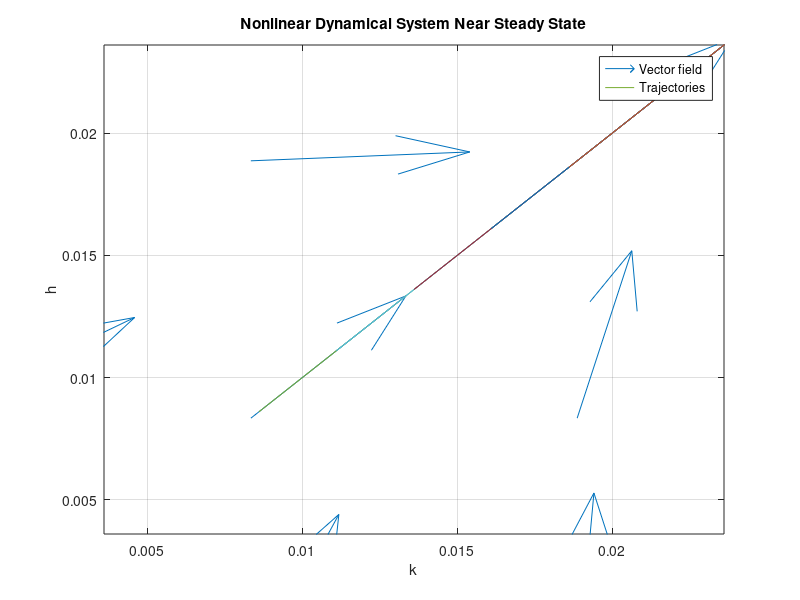

Here is the MATLAB script that generated this plot:
2+2
2+2
function dhdt = dynamical_system(t, state)
    k = state(1);
    h = state(2);
    k_prime = 0.1 * k^0.3 * h^0.12 - 0.76 * k;
    h_prime = 0.1 * k^0.3 * h^0.12 - 0.76 * h;
    dhdt = [k_prime; h_prime];
end

# Define the steady state
k_star = 0.0136;
h_star = 0.0136;

# Time span for the simulation
t_span = [0 10];

# Plot the vector field
[x, y] = meshgrid(linspace(k_star-0.1, k_star+0.1, 20),
                  linspace(h_star-0.1, h_star+0.1, 20));
u = zeros(size(x));
v = zeros(size(y));
for i = 1:numel(x)
    state_derivatives = dynamical_system(0, [x(i); y(i)]);
    u(i) = state_derivatives(1);
    v(i) = state_derivatives(2);
end
fu=u./sqrt(u.^2+v.^2);

fv=v./sqrt(u.^2+v.^2);

quiver(x, y, fu, fv, .5);

hold on;

# Plot trajectories starting close to the steady state
for delta = -0.005:0.0025:0.005
    initial_conditions = [k_star + delta; h_star + delta];
    [t, sol] = ode45(@dynamical_system, t_span, initial_conditions);
    plot(sol(:, 1), sol(:, 2));
end

# Additional plot settings
xlabel('k');
ylabel('h');
title('Nonlinear Dynamical System Near Steady State');
grid on;
legend('Vector field', 'Trajectories');
axis([k_star-0.01 k_star+0.01 h_star-0.01 h_star+0.01]);
hold off;

